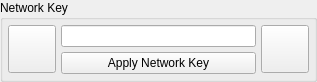
<?xml version="1.0" encoding="UTF-8"?>
<ui version="4.0">
 <class>NetworkKeyWidgetUi</class>
 <widget class="QWidget" name="NetworkKeyWidgetUi">
  <property name="geometry">
   <rect>
    <x>0</x>
    <y>0</y>
    <width>317</width>
    <height>72</height>
   </rect>
  </property>
  <property name="sizePolicy">
   <sizepolicy hsizetype="Expanding" vsizetype="Preferred">
    <horstretch>0</horstretch>
    <verstretch>0</verstretch>
   </sizepolicy>
  </property>
  <property name="windowTitle">
   <string>Form</string>
  </property>
  <layout class="QGridLayout" name="gridLayout">
   <property name="leftMargin">
    <number>0</number>
   </property>
   <property name="topMargin">
    <number>0</number>
   </property>
   <property name="rightMargin">
    <number>0</number>
   </property>
   <property name="bottomMargin">
    <number>0</number>
   </property>
   <property name="spacing">
    <number>0</number>
   </property>
   <item row="0" column="0">
    <widget class="QGroupBox" name="m_NetworkKeyGroupBox">
     <property name="title">
      <string>Network Key</string>
     </property>
     <layout class="QHBoxLayout" name="horizontalLayout">
      <property name="spacing">
       <number>5</number>
      </property>
      <property name="leftMargin">
       <number>5</number>
      </property>
      <property name="topMargin">
       <number>5</number>
      </property>
      <property name="rightMargin">
       <number>5</number>
      </property>
      <property name="bottomMargin">
       <number>5</number>
      </property>
      <item>
       <widget class="VxPushButton" name="m_NetworkKeyButton">
        <property name="minimumSize">
         <size>
          <width>48</width>
          <height>48</height>
         </size>
        </property>
        <property name="maximumSize">
         <size>
          <width>48</width>
          <height>48</height>
         </size>
        </property>
        <property name="text">
         <string/>
        </property>
        <property name="iconSize">
         <size>
          <width>48</width>
          <height>48</height>
         </size>
        </property>
       </widget>
      </item>
      <item>
       <layout class="QVBoxLayout" name="verticalLayout">
        <item>
         <widget class="QLineEdit" name="m_NetworkKeyEdit"/>
        </item>
        <item>
         <widget class="QPushButton" name="m_ApplyKeyButton">
          <property name="text">
           <string>Apply Network Key</string>
          </property>
         </widget>
        </item>
       </layout>
      </item>
      <item>
       <widget class="VxPushButton" name="m_NetworkKeyInfoButton">
        <property name="minimumSize">
         <size>
          <width>48</width>
          <height>48</height>
         </size>
        </property>
        <property name="maximumSize">
         <size>
          <width>48</width>
          <height>48</height>
         </size>
        </property>
        <property name="text">
         <string/>
        </property>
        <property name="iconSize">
         <size>
          <width>48</width>
          <height>48</height>
         </size>
        </property>
       </widget>
      </item>
     </layout>
    </widget>
   </item>
  </layout>
 </widget>
 <customwidgets>
  <customwidget>
   <class>VxPushButton</class>
   <extends>QPushButton</extends>
   <header location="global">VxPushButton.h</header>
  </customwidget>
 </customwidgets>
 <resources/>
 <connections/>
</ui>
